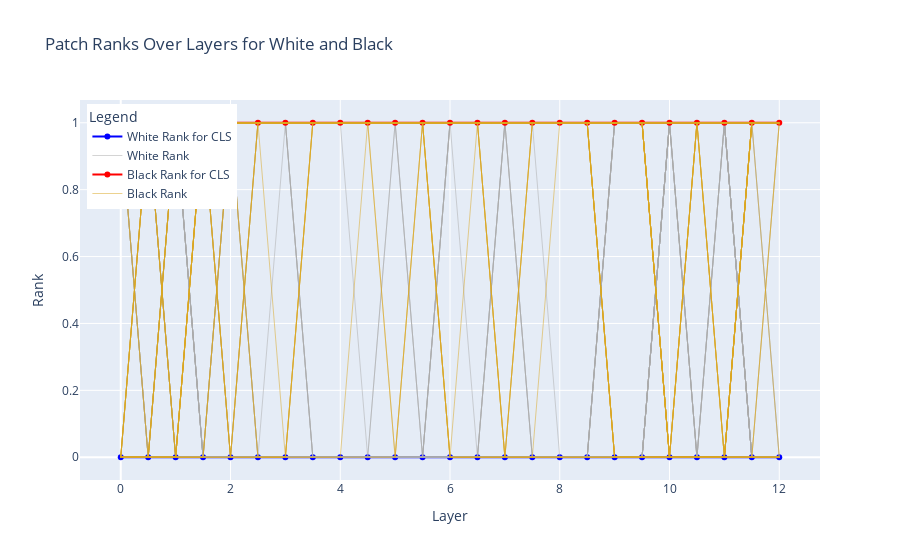

The notebook cell saved with this chart:
### Markdown cell above
We'll see how highly each layer ranks WHITE and BLACK in its predictions to get a rank for each class.

### Code cell
import plotly.graph_objs as go
import numpy as np

# Initialize traces list for Plotly
traces = []

# Define colors with darker shades
colors = {
    'white': {'cls_color': 'rgba(0, 0, 255, 1.0)', 'patch_color': 'rgba(169, 169, 169, 0.5)'},
    'black': {'cls_color': 'rgba(255, 0, 0, 1.0)', 'patch_color': 'rgba(218, 165, 32, 0.5)'},
}

# Data setup for each class
data_classes = [
    {'name': 'white', 'data': white_rank_formatted},
    {'name': 'black', 'data': black_rank_formatted},
]

# Processing both classes in a single loop
for class_info in data_classes:
    rank_data = class_info['data']
    class_name = class_info['name']
    cls_color = colors[class_name]['cls_color']
    patch_color = colors[class_name]['patch_color']

    for i, patch_data in enumerate(rank_data):
        color = cls_color if i == 0 else patch_color
        width = 2 if i == 0 else 1
        mode = 'lines+markers' if i == 0 else 'lines'
        trace = go.Scatter(
            x=np.arange(len(patch_data) * 2 + 1) / 2,
            y=patch_data,
            mode=mode,
            line=dict(color=color, width=width),
            hoverinfo='text',
            text=[f'Layer {x + 1}, Patch {i} - {class_name.capitalize()}, Rank: {y}' for x, y in enumerate(patch_data)],
            name=f'{class_name.capitalize()} Rank for CLS' if i == 0 else f'{class_name.capitalize()} Rank',
            showlegend=i < 2  # Show legend only for the first CLS and patch
        )
        traces.append(trace)

# Plotting configuration
fig = go.Figure(traces)
fig.update_layout(
    title='Patch Ranks Over Layers for White and Black',
    xaxis_title='Layer',
    yaxis_title='Rank',
    hovermode='closest',
    legend_title='Legend',
    legend=dict(yanchor="top", y=0.99, xanchor="left", x=0.01)
)
fig.show()
